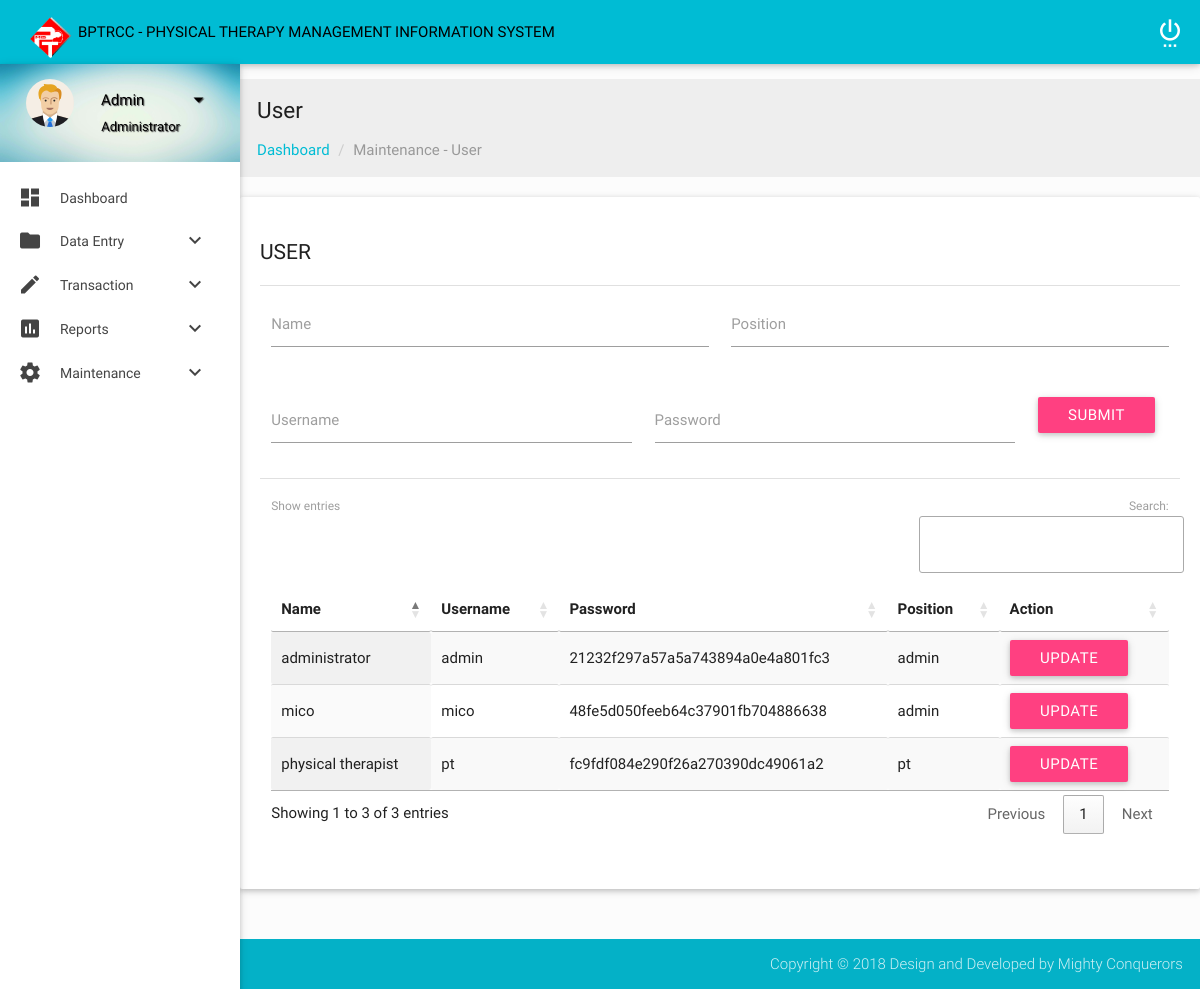
Screenshot of /admin/user.php with the database file from the repository.
### tables this page shows
CREATE TABLE `users` (
  `userID` int(8) NOT NULL,
  `name` text NOT NULL,
  `username` varchar(8) NOT NULL,
  `password` varchar(8) NOT NULL,
  `userType` varchar(5) NOT NULL
);

### admin/user.php (the view, shortened to what this page needs)
<?php include("header.php"); ?>
            <section class="section">
                <div id="breadcrumbs-wrapper" class=" grey lighten-3">
                  <div class="container">
                    <div class="row">
                      <div class="col s12 m12 l12">
                        <h5 class="breadcrumbs-title">User</h5>
                        <ol class="breadcrumb">
                            <li><a href="index.html">Dashboard</a></li>
                            <li class="active">Maintenance - User</li>
                        </ol>
                      </div>
                    </div>
                  </div>
                </div>
                <div class="card-panel">
                    <h4 class="header">User</h4>
                    <div class="divider"></div>
                    <form method="post" action="userAction.php">
                        <div class="body">
                            <form class="col s12">
                                <div class="row">
                                  <div class="input-field col s6">
                                      <input id="sessions" name="name" type="text">
                                      <label for="sessions">Name</label>
                                  </div>
                                  <div class="input-field col s6">
                                      <input id="sessions" name="position" type="text">
                                      <label for="sessions">Position</label>
                                  </div>
                                </div>
                                <div class="row">
                                    <div class="input-field col s5">
                                        <input id="patientID" name="username" type="text">
                                        <label for="patientID">Username</label>
                                    </div>
                                    <div class="input-field col s5">
                                        <input id="physicalTherapist" name="password" type="text">
                                        <label for="physicalTherapist">Password</label>
                                    </div>
                                    <div class="input-field col s2">
                                        <button type="submit" name="Submit" class="waves-effect waves-light btn">SUBMIT</button>
                                    </div>
                                </div>
                            </form>
                            <div class="divider"></div>
                                <div class="section">
                                    <div id="table-datatables">
                                        <div class="row">
                                            <div class="col s12 m8 l12">
                                                <table id="data-table-simple" class="responsive-table display" cellspacing="0">
                                                    <thead>
                                                        <tr>
                                                            <th>Name</th>
                                                            <th>Username</th>
                                                            <th>Password</th>
                                                            <th>Position</th>
                                                            <th>Action</th>
                                                        </tr>
                                                    </thead>
                                                    <tbody>
                                                      <?php include("config.php");
                                                          $users=mysqli_query($mysqli,"SELECT * FROM users ORDER BY userID DESC");
                                                         while($row=mysqli_fetch_array($users)){
                                                     ?>
                                                        <tr>
                                                            <td><?php echo $row['name']?></td>
                                                            <td><?php echo $row['username']?></td>
                                                            <td><?php echo MD5($row['password'])?></td>
                                                            <td><?php echo $row['userType']?></td>
                                                            <td><a href="userEdit.php?id=<?php echo $row['userID'];?>" class="waves-effect waves-light btn">Update</a></td>
                                                              <?php }?>
                                                        </tr>
                                                    </tbody>
                                                </table>
                                            </div>
                                        </div>
                                    </div>
                                </div>
                        </div>
                </div>
            </section>
        </div>
    </div>
    <footer class="page-footer">
        <div class="footer-copyright">
            <div class="container">
                <span class="right">  Copyright © 2018 Design and Developed by Mighty Conquerors</span>
            </div>
        </div>
    </footer>
</body>
</html>

### admin/css/style.css (style rules this page uses)
body { background-color: #fcfcfc; }
#main, footer { padding-left: 240px; }
.container { padding: 0 0.5rem; margin: 0 auto; max-width: 100% !important; width: 98%; }
@media only screen and (min-width: 601px) { .container { width: 98%; } }
@media only screen and (min-width: 993px) { .container { width: 98%; } }
h4.header { font-size: 1.5rem; line-height: 2.508rem; margin: 1.14rem 0 0.912rem 0; }
h4.header { font-size: 1.4rem; font-weight: 400; text-transform: uppercase; }
.breadcrumb { padding: 0px; margin: 15px 0px; list-style: none; }
.breadcrumbs-title { font-size: 1.5rem; line-height: 1.804rem; margin: 18px 0px 0px 0px; }
.breadcrumb > li { display: inline-block; }
.breadcrumb a { color: #00bcd4; }
.breadcrumb .active { font-weight: normal; color: #999; }
.breadcrumb > li + li:before { padding: 0 5px; color: #ccc; content: "/\00a0"; }
#flotchart td, th { padding: 5px; }
footer.page-footer { padding-top: 0px; }

### rows the page displays
users: name "mico", username "mico", password "48fe5d050feeb64c37901fb704886638", userType "admin"
users: name "physical therapist", username "pt", password "fc9fdf084e290f26a270390dc49061a2", userType "pt"
users: name "administrator", username "admin", password "21232f297a57a5a743894a0e4a801fc3", userType "admin"
